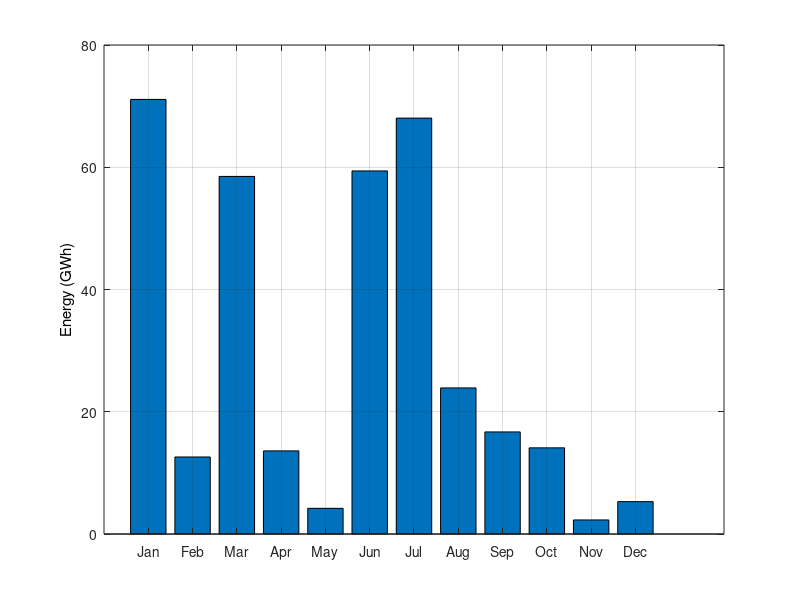

MATLAB code to generate this figure: (Note: this script raises an error after producing the figure.)
clear all
clc
ThermalEnergy=[71.1 12.6 58.5 13.6 4.2 59.4 68.04 23.9 16.7 14.1 2.3 5.3];
bar(ThermalEnergy)
grid
xticklabels({'Jan','Feb','Mar','Apr','May','Jun','Jul','Aug','Sep','Oct','Nov','Dec'})
ylabel('Energy (GWh)','Color','k')
ax = gca;
ax.FontSize = 12;
ax.FontName = 'Times';
set(gcf, 'Color', 'w');
folder = 'C:\Users\lucas\Documents\Imperial College\Project\Uruguayan Network\Images';
baseFileName =  sprintf("Thermal Generation.pdf");
fullFileName = fullfile(folder, baseFileName);
export_fig(fullFileName);